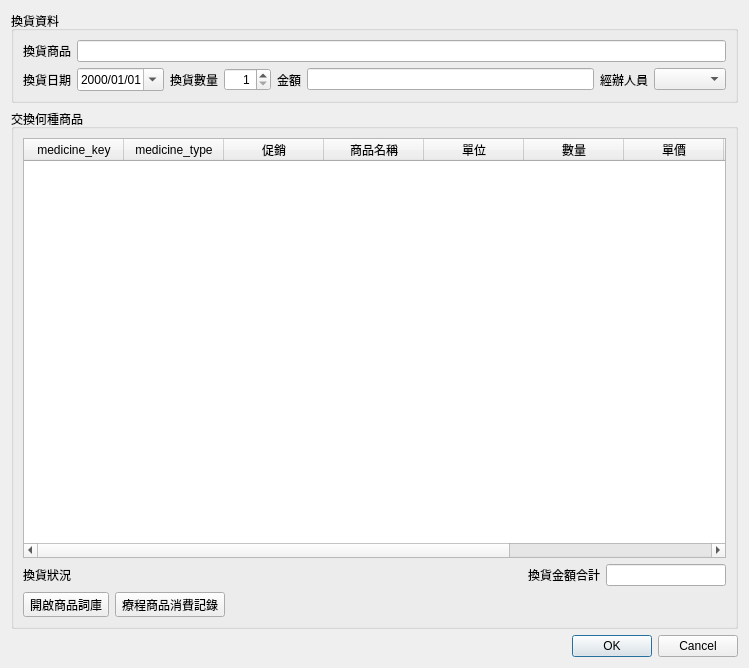
<?xml version="1.0" encoding="UTF-8"?>
<ui version="4.0">
 <class>Dialog_return_goods</class>
 <widget class="QDialog" name="Dialog_return_goods">
  <property name="windowModality">
   <enum>Qt::NonModal</enum>
  </property>
  <property name="geometry">
   <rect>
    <x>0</x>
    <y>0</y>
    <width>749</width>
    <height>668</height>
   </rect>
  </property>
  <property name="sizePolicy">
   <sizepolicy hsizetype="Preferred" vsizetype="Preferred">
    <horstretch>0</horstretch>
    <verstretch>0</verstretch>
   </sizepolicy>
  </property>
  <property name="windowTitle">
   <string>換貨</string>
  </property>
  <layout class="QVBoxLayout" name="verticalLayout">
   <item>
    <widget class="QGroupBox" name="groupBox">
     <property name="title">
      <string>換貨資料</string>
     </property>
     <property name="flat">
      <bool>true</bool>
     </property>
     <layout class="QGridLayout" name="gridLayout">
      <item row="1" column="6">
       <widget class="QLabel" name="label_4">
        <property name="sizePolicy">
         <sizepolicy hsizetype="Fixed" vsizetype="Preferred">
          <horstretch>0</horstretch>
          <verstretch>0</verstretch>
         </sizepolicy>
        </property>
        <property name="text">
         <string>經辦人員</string>
        </property>
       </widget>
      </item>
      <item row="1" column="1">
       <widget class="QDateEdit" name="dateEdit_exchange_date">
        <property name="displayFormat">
         <string>yyyy/MM/dd</string>
        </property>
        <property name="calendarPopup">
         <bool>true</bool>
        </property>
       </widget>
      </item>
      <item row="0" column="0">
       <widget class="QLabel" name="label">
        <property name="sizePolicy">
         <sizepolicy hsizetype="Fixed" vsizetype="Preferred">
          <horstretch>0</horstretch>
          <verstretch>0</verstretch>
         </sizepolicy>
        </property>
        <property name="text">
         <string>換貨商品</string>
        </property>
       </widget>
      </item>
      <item row="1" column="0">
       <widget class="QLabel" name="label_2">
        <property name="sizePolicy">
         <sizepolicy hsizetype="Fixed" vsizetype="Preferred">
          <horstretch>0</horstretch>
          <verstretch>0</verstretch>
         </sizepolicy>
        </property>
        <property name="text">
         <string>換貨日期</string>
        </property>
       </widget>
      </item>
      <item row="1" column="3">
       <widget class="QSpinBox" name="spinBox_quantity">
        <property name="alignment">
         <set>Qt::AlignRight|Qt::AlignTrailing|Qt::AlignVCenter</set>
        </property>
        <property name="minimum">
         <number>1</number>
        </property>
        <property name="maximum">
         <number>999</number>
        </property>
       </widget>
      </item>
      <item row="0" column="1" colspan="7">
       <widget class="QLineEdit" name="lineEdit_medicine_name">
        <property name="readOnly">
         <bool>true</bool>
        </property>
       </widget>
      </item>
      <item row="1" column="4">
       <widget class="QLabel" name="label_5">
        <property name="sizePolicy">
         <sizepolicy hsizetype="Fixed" vsizetype="Preferred">
          <horstretch>0</horstretch>
          <verstretch>0</verstretch>
         </sizepolicy>
        </property>
        <property name="text">
         <string>金額</string>
        </property>
       </widget>
      </item>
      <item row="1" column="7">
       <widget class="QComboBox" name="comboBox_dealer"/>
      </item>
      <item row="1" column="2">
       <widget class="QLabel" name="label_3">
        <property name="sizePolicy">
         <sizepolicy hsizetype="Fixed" vsizetype="Preferred">
          <horstretch>0</horstretch>
          <verstretch>0</verstretch>
         </sizepolicy>
        </property>
        <property name="text">
         <string>換貨數量</string>
        </property>
       </widget>
      </item>
      <item row="1" column="5">
       <widget class="QLineEdit" name="lineEdit_receipt_fee">
        <property name="alignment">
         <set>Qt::AlignRight|Qt::AlignTrailing|Qt::AlignVCenter</set>
        </property>
        <property name="readOnly">
         <bool>true</bool>
        </property>
       </widget>
      </item>
     </layout>
    </widget>
   </item>
   <item>
    <widget class="QGroupBox" name="groupBox_2">
     <property name="title">
      <string>交換何種商品</string>
     </property>
     <property name="flat">
      <bool>true</bool>
     </property>
     <layout class="QVBoxLayout" name="verticalLayout_2">
      <item>
       <widget class="QTableWidget" name="tableWidget_prescript">
        <column>
         <property name="text">
          <string>medicine_key</string>
         </property>
        </column>
        <column>
         <property name="text">
          <string>medicine_type</string>
         </property>
        </column>
        <column>
         <property name="text">
          <string>促銷</string>
         </property>
        </column>
        <column>
         <property name="text">
          <string>商品名稱</string>
         </property>
        </column>
        <column>
         <property name="text">
          <string>單位</string>
         </property>
        </column>
        <column>
         <property name="text">
          <string>數量</string>
         </property>
        </column>
        <column>
         <property name="text">
          <string>單價</string>
         </property>
        </column>
        <column>
         <property name="text">
          <string>金額</string>
         </property>
        </column>
        <column>
         <property name="text">
          <string>折扣</string>
         </property>
        </column>
        <column>
         <property name="text">
          <string>刪除</string>
         </property>
        </column>
       </widget>
      </item>
      <item>
       <layout class="QHBoxLayout" name="horizontalLayout_2">
        <item>
         <widget class="QLabel" name="label_message">
          <property name="text">
           <string>換貨狀況</string>
          </property>
         </widget>
        </item>
        <item>
         <spacer name="horizontalSpacer_2">
          <property name="orientation">
           <enum>Qt::Horizontal</enum>
          </property>
          <property name="sizeHint" stdset="0">
           <size>
            <width>40</width>
            <height>20</height>
           </size>
          </property>
         </spacer>
        </item>
        <item>
         <widget class="QLabel" name="label_6">
          <property name="text">
           <string>換貨金額合計</string>
          </property>
         </widget>
        </item>
        <item>
         <widget class="QLineEdit" name="lineEdit_amount">
          <property name="maximumSize">
           <size>
            <width>120</width>
            <height>16777215</height>
           </size>
          </property>
          <property name="alignment">
           <set>Qt::AlignRight|Qt::AlignTrailing|Qt::AlignVCenter</set>
          </property>
          <property name="readOnly">
           <bool>true</bool>
          </property>
         </widget>
        </item>
       </layout>
      </item>
      <item>
       <layout class="QHBoxLayout" name="horizontalLayout">
        <item>
         <widget class="QToolButton" name="toolButton_dict">
          <property name="text">
           <string>開啟商品詞庫</string>
          </property>
          <property name="icon">
           <iconset>
            <normaloff>../icons/help-contents.svg</normaloff>../icons/help-contents.svg</iconset>
          </property>
          <property name="toolButtonStyle">
           <enum>Qt::ToolButtonTextBesideIcon</enum>
          </property>
         </widget>
        </item>
        <item>
         <widget class="QToolButton" name="toolButton_course">
          <property name="text">
           <string>療程商品消費記錄</string>
          </property>
          <property name="icon">
           <iconset>
            <normaloff>../icons/emblem-documents.png</normaloff>../icons/emblem-documents.png</iconset>
          </property>
          <property name="toolButtonStyle">
           <enum>Qt::ToolButtonTextBesideIcon</enum>
          </property>
         </widget>
        </item>
        <item>
         <spacer name="horizontalSpacer">
          <property name="orientation">
           <enum>Qt::Horizontal</enum>
          </property>
          <property name="sizeHint" stdset="0">
           <size>
            <width>40</width>
            <height>20</height>
           </size>
          </property>
         </spacer>
        </item>
       </layout>
      </item>
     </layout>
    </widget>
   </item>
   <item>
    <widget class="QDialogButtonBox" name="buttonBox">
     <property name="orientation">
      <enum>Qt::Horizontal</enum>
     </property>
     <property name="standardButtons">
      <set>QDialogButtonBox::Cancel|QDialogButtonBox::Ok</set>
     </property>
     <property name="centerButtons">
      <bool>false</bool>
     </property>
    </widget>
   </item>
  </layout>
 </widget>
 <tabstops>
  <tabstop>lineEdit_medicine_name</tabstop>
 </tabstops>
 <resources/>
 <connections>
  <connection>
   <sender>buttonBox</sender>
   <signal>accepted()</signal>
   <receiver>Dialog_return_goods</receiver>
   <slot>accept()</slot>
   <hints>
    <hint type="sourcelabel">
     <x>248</x>
     <y>254</y>
    </hint>
    <hint type="destinationlabel">
     <x>157</x>
     <y>274</y>
    </hint>
   </hints>
  </connection>
  <connection>
   <sender>buttonBox</sender>
   <signal>rejected()</signal>
   <receiver>Dialog_return_goods</receiver>
   <slot>reject()</slot>
   <hints>
    <hint type="sourcelabel">
     <x>316</x>
     <y>260</y>
    </hint>
    <hint type="destinationlabel">
     <x>286</x>
     <y>274</y>
    </hint>
   </hints>
  </connection>
 </connections>
</ui>
